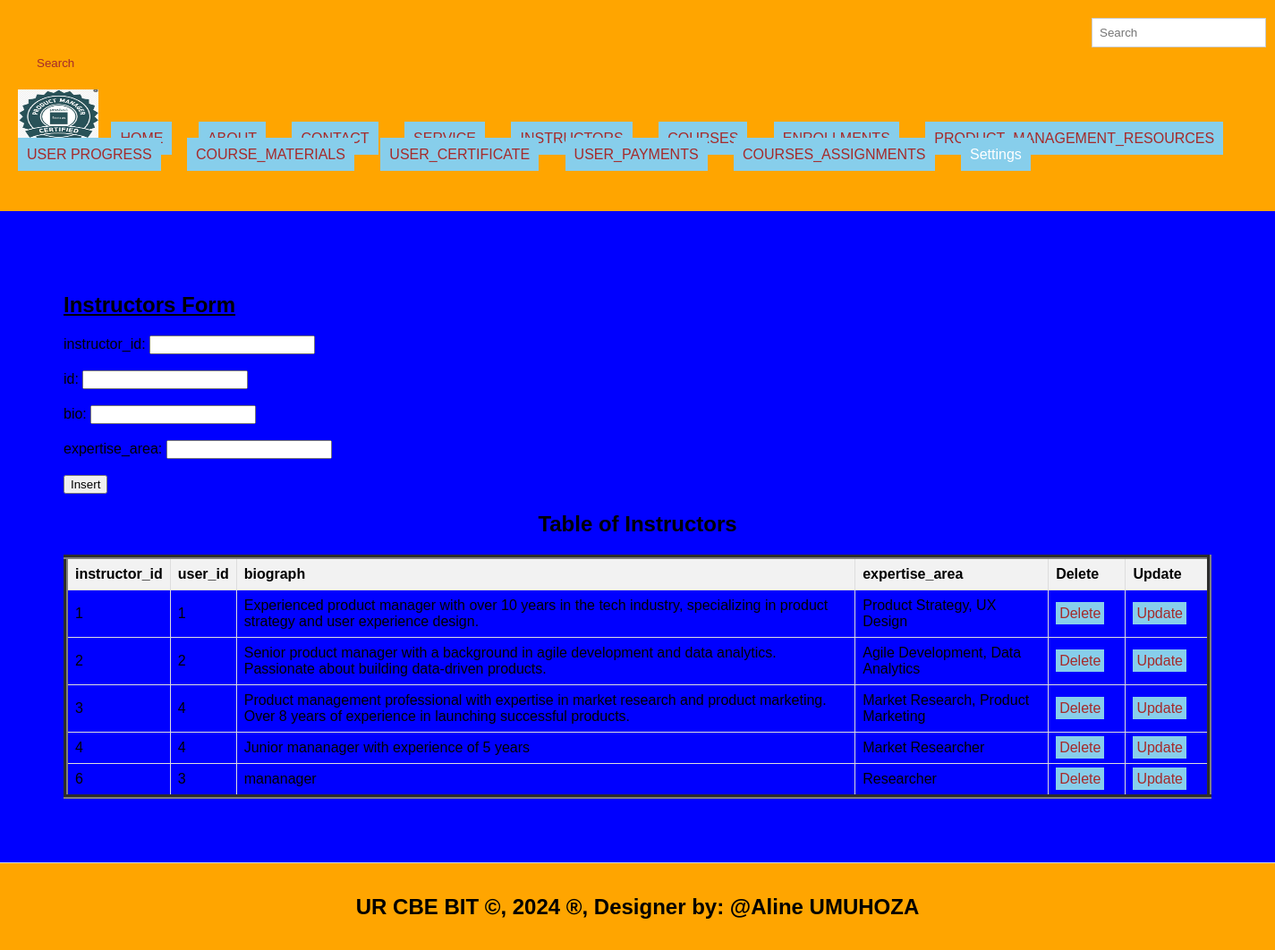
The app's page /instructors.php with its own data.
### tables this page shows
CREATE TABLE `instructors` (
  `instructor_id` int(11) NOT NULL,
  `id` int(11) DEFAULT NULL,
  `bio` text DEFAULT NULL,
  `expertise_area` varchar(100) DEFAULT NULL
);

### instructors.php (the view, shortened to what this page needs)
<!DOCTYPE html>
<html lang="en">
<head>
  <link rel="stylesheet" type="text/css" href="style.css" title="style 1" media="screen, tv, projection, handheld, print"/>
  </head>
  <header>
<body bgcolor="blue">
  <form class="d-flex" role="search" action="search.php">
      <input class="form-control me-2" type="search" placeholder="Search" aria-label="Search" name="query">
      <button class="btn btn-outline-success" type="submit">Search</button>
    </form>
  <ul style="list-style-type: none; padding: 0;">
    <li style="display: inline; margin-right: 10px;">
    <img src="./images/LOGO.png" width="90" height="60" alt="Logo">
  </li>
    <li style="display: inline; margin-right: 10px;"><a href="./home.html">HOME</a>
  </li>
    <li style="display: inline; margin-right: 10px;"><a href="./about.html">ABOUT</a>
  </li>
    <li style="display: inline; margin-right: 10px;"><a href="./contact.html">CONTACT</a>
  </li>
    <li style="display: inline; margin-right: 10px;"><a href="./Service.html">SERVICE</a>
  </li>
    <li style="display: inline; margin-right: 10px;"><a href="./instructors.php">INSTRUCTORS</a>
  </li>
    <li style="display: inline; margin-right: 10px;"><a href="./courses.php">COURSES</a>
  </li>
    <li style="display: inline; margin-right: 10px;"><a href="./enrollments.php">ENROLLMENTS</a>
  </li>
    <li style="display: inline; margin-right: 10px;"><a href="./product_management_resources.php">PRODUCT_MANAGEMENT_RESOURCES</a>
  </li>
    <li style="display: inline; margin-right: 10px;"><a href="./user_progress.php">USER PROGRESS</a>
  </li>
    <li style="display: inline; margin-right: 10px;"><a href="./course_materials.php">COURSE_MATERIALS</a>
  </li>
    <li style="display: inline; margin-right: 10px;"><a href="./user_certificates.php">USER_CERTIFICATE</a>
  </li>
  <li style="display: inline; margin-right: 10px;"><a href="./user_payments.php">USER_PAYMENTS</a>
  </li>
  <li style="display: inline; margin-right: 10px;"><a href="./course_assignments.php">COURSES_ASSIGNMENTS</a>
  </li>
    <li class="dropdown" style="display: inline; margin-right: 10px;">
      <a href="#" style="padding: 10px; color: white; background-color: skyblue; text-decoration: none; margin-right: 15px;">Settings</a>
    </li><br><br>
  </ul>
</header>
<section>
    <h1><u> Instructors Form </u></h1>
    <form method="post" onsubmit="return confirmInsert();">
        <label for="iid">instructor_id:</label>
        <input type="number" id="iid" name="iid"><br><br>
        <label for="uid">id:</label>
        <input type="number" id="uid" name="uid"><br><br>
        <label for="bi">bio:</label>
        <input type="text" id="bi" name="bi" required><br><br>
        <label for="exp">expertise_area:</label>
        <input type="text" id="exp" name="exp" required><br><br>
        <input type="submit" name="add" value="Insert">
    </form>
<!DOCTYPE html>
<html>
<head>
</head>
<body>
    <center><h2>Table of Instructors</h2></center>
    <table border="5">
        <tr>
            <th>instructor_id</th>
            <th>user_id</th>
            <th>biograph</th>
            <th>expertise_area</th>
            <th>Delete</th>
            <th>Update</th>
        </tr>
        <?php
       include('database_connection.php');
        $sql = "SELECT * FROM instructors";
        $result = $connection->query($sql);
        if ($result->num_rows > 0) {
            while ($row = $result->fetch_assoc()) {
                $iid = $row['instructor_id'];
                echo "<tr>
                    <td>" . $row['instructor_id'] . "</td>
                    <td>" . $row['id'] . "</td>
                    <td>" . $row['bio'] . "</td>
                    <td>" . $row['expertise_area'] . "</td>
                    <td><a style='padding:4px' href='delete_instructors.php?instructor_id=$iid'>Delete</a></td>
                    <td><a style='padding:4px' href='update_instructors.php?instructor_id=$iid'>Update</a></td>
                </tr>";
            }
        } else {
            echo "<tr><td colspan='6'>No data found</td></tr>";
        }
        ?>
    </table>
</body>
    </section>
<footer>
  <center>
    <marquee behavior='alternate'>
    <b><h2>UR CBE BIT &copy, 2024 &reg, Designer by: @Aline UMUHOZA</h2></b>
  </marquee>
  </center>
</footer>
</body>
</html>

### style.css (style rules this page uses)
body { font-family: Arial, sans-serif; margin: 0; padding: 0; }
.form-control { padding: 8px; margin-left: 4px; border: 1px solid #ccc; }
.btn { padding: 6px; background-color: orange; color: brown; border: none; }
.dropdown { position: relative; display: inline; margin-right: 10px; }
body { font-family: Arial,sans-serif; margin:0; padding:0; }
header { background-color:skyblue; padding: 20px; }
.dropdown { position: right; display:right; direction:rtl; }
section { padding:28px; border-bottom: 1px solid #ddd; }
footer { text-align: center; padding: 15px; background-color:skyblue; }

### instructors.php (style rules this page uses)
a { padding: 10px; color: white; background-color: skyblue; text-decoration: none; margin-right: 15px; }
a:link { color: brown; }
button.btn { margin-left: 15px; margin-top: 4px; }
input.form-control { margin-left: 1200px; padding: 8px; }
header { background-color:orange; }
section { padding:71px; border-bottom: 1px solid #ddd; }
footer { text-align: center; padding: 15px; background-color:orange; }
table { width: 100%; border-collapse: collapse; }
th, td { border: 1px solid #ddd; padding: 8px; text-align: left; }
th { background-color: #f2f2f2; }

### records on screen
instructors: instructor_id "1", id "1", bio "Experienced product manager with over 10 years in the tech industry, specializing in product strategy and user experience design.", expertise_area "Product Strategy, UX Design"
instructors: instructor_id "2", id "2", bio "Senior product manager with a background in agile development and data analytics. Passionate about building data-driven products.", expertise_area "Agile Development, Data Analytics"
instructors: instructor_id "3", id "4", bio "Product management professional with expertise in market research and product marketing. Over 8 years of experience in launching successful products.", expertise_area "Market Research, Product Marketing"
instructors: instructor_id "4", id "4", bio "Junior mananager with experience of 5 years", expertise_area "Market Researcher"
instructors: instructor_id "6", id "3", bio "mananager", expertise_area "Researcher"
